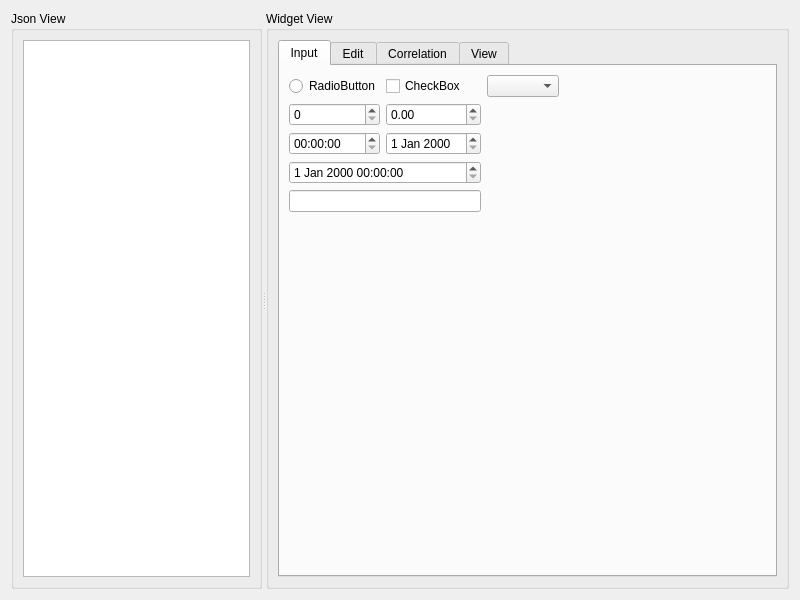
<?xml version="1.0" encoding="UTF-8"?>
<ui version="4.0">
 <class>SerializeWidget</class>
 <widget class="QWidget" name="SerializeWidget">
  <property name="geometry">
   <rect>
    <x>0</x>
    <y>0</y>
    <width>800</width>
    <height>600</height>
   </rect>
  </property>
  <property name="windowTitle">
   <string>TestSerialize</string>
  </property>
  <layout class="QVBoxLayout" name="verticalLayout">
   <item>
    <widget class="QSplitter" name="splitter">
     <property name="orientation">
      <enum>Qt::Horizontal</enum>
     </property>
     <property name="childrenCollapsible">
      <bool>false</bool>
     </property>
     <widget class="QGroupBox" name="groupBox">
      <property name="maximumSize">
       <size>
        <width>500</width>
        <height>16777215</height>
       </size>
      </property>
      <property name="title">
       <string>Json View</string>
      </property>
      <layout class="QHBoxLayout" name="horizontalLayout">
       <item>
        <widget class="QTextEdit" name="editJsonView"/>
       </item>
      </layout>
     </widget>
     <widget class="QGroupBox" name="groupBox_2">
      <property name="title">
       <string>Widget View</string>
      </property>
      <layout class="QVBoxLayout" name="verticalLayout_3">
       <item>
        <widget class="QTabWidget" name="tabWidget">
         <property name="currentIndex">
          <number>0</number>
         </property>
         <widget class="QWidget" name="tab">
          <attribute name="title">
           <string>Input</string>
          </attribute>
          <layout class="QGridLayout" name="gridLayout">
           <item row="2" column="1">
            <widget class="QDoubleSpinBox" name="doubleSpinBox"/>
           </item>
           <item row="0" column="1">
            <widget class="QCheckBox" name="checkBox">
             <property name="text">
              <string>CheckBox</string>
             </property>
            </widget>
           </item>
           <item row="0" column="0">
            <widget class="QRadioButton" name="radioButton">
             <property name="text">
              <string>RadioButton</string>
             </property>
            </widget>
           </item>
           <item row="2" column="0">
            <widget class="QSpinBox" name="spinBox"/>
           </item>
           <item row="5" column="0" colspan="2">
            <widget class="QLineEdit" name="lineEdit"/>
           </item>
           <item row="4" column="0" colspan="2">
            <widget class="QDateTimeEdit" name="dateTimeEdit"/>
           </item>
           <item row="0" column="2">
            <widget class="QComboBox" name="comboBox"/>
           </item>
           <item row="3" column="0">
            <widget class="QTimeEdit" name="timeEdit"/>
           </item>
           <item row="3" column="1">
            <widget class="QDateEdit" name="dateEdit"/>
           </item>
           <item row="0" column="3">
            <spacer name="horizontalSpacer">
             <property name="orientation">
              <enum>Qt::Horizontal</enum>
             </property>
             <property name="sizeHint" stdset="0">
              <size>
               <width>40</width>
               <height>20</height>
              </size>
             </property>
            </spacer>
           </item>
           <item row="6" column="0">
            <spacer name="verticalSpacer">
             <property name="orientation">
              <enum>Qt::Vertical</enum>
             </property>
             <property name="sizeHint" stdset="0">
              <size>
               <width>20</width>
               <height>40</height>
              </size>
             </property>
            </spacer>
           </item>
          </layout>
         </widget>
         <widget class="QWidget" name="tab_2">
          <attribute name="title">
           <string>Edit</string>
          </attribute>
          <layout class="QVBoxLayout" name="verticalLayout_4">
           <item>
            <widget class="QPlainTextEdit" name="plainTextEdit"/>
           </item>
           <item>
            <widget class="QTextEdit" name="textEdit"/>
           </item>
          </layout>
         </widget>
         <widget class="QWidget" name="tab_3">
          <attribute name="title">
           <string>Correlation</string>
          </attribute>
          <layout class="QGridLayout" name="gridLayout_2">
           <item row="1" column="0">
            <widget class="QSlider" name="horizontalSlider">
             <property name="orientation">
              <enum>Qt::Horizontal</enum>
             </property>
            </widget>
           </item>
           <item row="0" column="0">
            <widget class="QSpinBox" name="spinBox_2"/>
           </item>
           <item row="2" column="0">
            <spacer name="verticalSpacer_2">
             <property name="orientation">
              <enum>Qt::Vertical</enum>
             </property>
             <property name="sizeHint" stdset="0">
              <size>
               <width>20</width>
               <height>40</height>
              </size>
             </property>
            </spacer>
           </item>
           <item row="0" column="1" rowspan="3">
            <widget class="QProgressBar" name="progressBar">
             <property name="value">
              <number>0</number>
             </property>
             <property name="orientation">
              <enum>Qt::Vertical</enum>
             </property>
            </widget>
           </item>
           <item row="0" column="2" rowspan="3">
            <widget class="QSlider" name="verticalSlider">
             <property name="orientation">
              <enum>Qt::Vertical</enum>
             </property>
            </widget>
           </item>
          </layout>
         </widget>
         <widget class="QWidget" name="tab_4">
          <attribute name="title">
           <string>View</string>
          </attribute>
          <layout class="QGridLayout" name="gridLayout_3">
           <item row="0" column="0">
            <widget class="QGroupBox" name="groupBox_3">
             <property name="title">
              <string>ListView</string>
             </property>
             <layout class="QVBoxLayout" name="verticalLayout_6">
              <property name="leftMargin">
               <number>2</number>
              </property>
              <property name="topMargin">
               <number>2</number>
              </property>
              <property name="rightMargin">
               <number>2</number>
              </property>
              <property name="bottomMargin">
               <number>2</number>
              </property>
              <item>
               <widget class="QListView" name="listView"/>
              </item>
             </layout>
            </widget>
           </item>
           <item row="0" column="1">
            <widget class="QGroupBox" name="groupBox_4">
             <property name="title">
              <string>TreeView</string>
             </property>
             <layout class="QVBoxLayout" name="verticalLayout_7">
              <property name="leftMargin">
               <number>2</number>
              </property>
              <property name="topMargin">
               <number>2</number>
              </property>
              <property name="rightMargin">
               <number>2</number>
              </property>
              <property name="bottomMargin">
               <number>2</number>
              </property>
              <item>
               <widget class="QTreeView" name="treeView"/>
              </item>
             </layout>
            </widget>
           </item>
           <item row="1" column="0" colspan="2">
            <widget class="QGroupBox" name="groupBox_5">
             <property name="title">
              <string>TableView</string>
             </property>
             <layout class="QVBoxLayout" name="verticalLayout_5">
              <property name="leftMargin">
               <number>2</number>
              </property>
              <property name="topMargin">
               <number>2</number>
              </property>
              <property name="rightMargin">
               <number>2</number>
              </property>
              <property name="bottomMargin">
               <number>2</number>
              </property>
              <item>
               <widget class="QTableView" name="tableView"/>
              </item>
             </layout>
            </widget>
           </item>
          </layout>
         </widget>
        </widget>
       </item>
      </layout>
     </widget>
    </widget>
   </item>
  </layout>
 </widget>
 <resources/>
 <connections/>
</ui>
